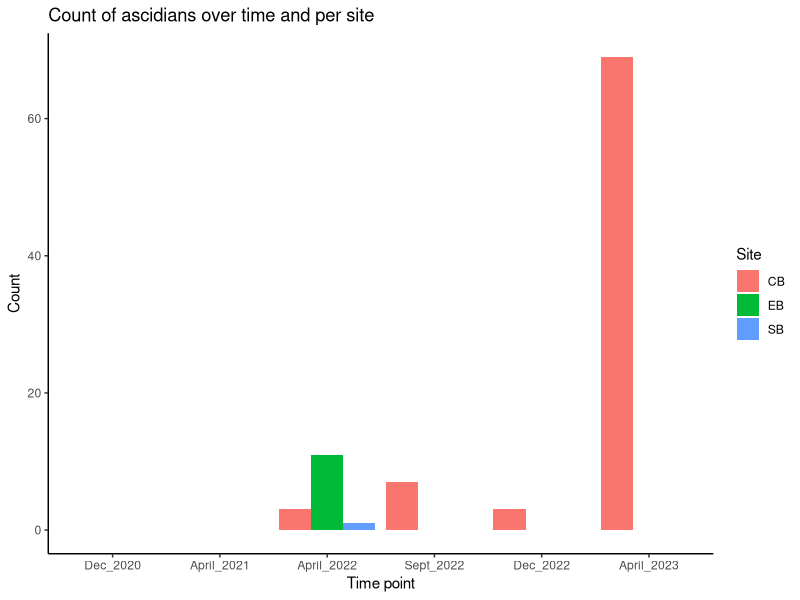

Write the R code that produced this figure.
## ---- chunk 1
rm(list=ls())
library(tidyverse)
library(dplyr)
library(readxl)
## ---- chunk 2
benthic.data <- read_excel("Benthic_cover.xlsx")
## ---- chunk 3
ascidians.full <- benthic.data[, c("Image ID", "Image name", "TP", "Site", "Transect_ID", "Transect_no", "ASCD")]
## ---- chunk 4
month_year <- strsplit(ascidians.full$TP, "_")
month <- sapply(month_year, function(x) x[1])
year <- sapply(month_year, function(x) x[2])
months <- c("January", "February", "March", "April", "May", "June", "July",
            "August", "Sept", "October", "November", "Dec") 
            # Sept and Dec because that's how they're saved in ascidians.full
month_numeric <- match(month, months)
year_numeric <- as.numeric(year)
date <- as.Date(paste(year_numeric, month_numeric, "01", sep = "-"))

# Save the date in a new column, other than TP
ascidians.full$Date <- date
## ---- chunk 5
# Summed up cover = how many is there
ascidians.sum <- ascidians.full %>%
  group_by(TP, Site, Date) %>%
  summarize(sum_cover = sum(ASCD))

# remove NAs first
ascidians.sum <- na.omit(ascidians.sum)

# order the TPs
ascidians.sum <- ascidians.sum %>%
  mutate(TP = factor(TP, levels = c("Dec_2020", "April_2021", "April_2022", "Sept_2022", "Dec_2022",  "April_2023"))) %>%
  arrange(TP)

# simple plot
ggplot(ascidians.sum, aes(x = TP, y = sum_cover, fill = Site)) +
  geom_bar(stat = "identity", position = "dodge") +
  labs(x = "Time point", y = "Count", fill = "Site") +
  ggtitle("Count of ascidians over time and per site") +
  theme_classic()


# Mean cover = on average, how many is there per TP and Site
# ascidians.mean <- 
## ---- chunk 6
# pivot table
t.cover <- benthic.data %>% pivot_longer(c(Acanthastrea:Valspp), names_to = "Genera", values_to = "Cover")

# calculate sum of cover values for each quadrat
quadrat.sum.cover <- t.cover %>%
  group_by(TP, Site, Transect_ID, Transect_no) %>%
  summarize(quadrat_sum_cover = sum(Cover)) # logically each quadrat has a cover of 100 because there are 100 points

# calculate sum of cover values for each transect - rowSums
# make new column called percent_cover - multiply by 100 to get percent
transect.percent.cover <- t.cover %>%
  group_by(TP, Site, Transect_ID) %>%
  summarize(percent_cover = sum(Cover[Genera == "ASCD"]) / sum(Cover) * 100, .groups = "drop",
            SE= sd(percent_cover)/sqrt(n()))

# SE does not work- do I need to calculate percent_cover by quadrat and then get the mean per transect?

## ---- chunk 7
# first average benthic data at transect level (average over 10 quadrats)
mean.cover.transects <- t.cover %>%
  group_by(TP, Site, Transect_ID, Genera) %>%
  summarize(mean_cover = mean(Cover))

# pivot long table back to wide
mean.cover.transects <- mean.cover.transects %>%
  pivot_wider(names_from = Genera, values_from = mean_cover)

ascd.occurr <- mean.cover.transects %>%
  mutate(ascd_occurrence = ifelse(ASCD != 0, "present", "absent"))

sum(ascd.occurr$ascd_occurrence == "present") # only 8 transects where ascidians occur

# calculate FOC for each TRANSECT_ID
transect.foc <- ascd.occurr %>%
  group_by(TP, Site, Transect_ID) %>%
  summarize(foc = (sum(ascd_occurrence == "present") / length(ascd.occurr$Transect_ID))*100)
# not sure if this length(benthic.data$Transect_no) is correct

# calculate FOC for each Site
site.foc <- ascd.occurr %>%
  group_by(TP, Site) %>%
  summarize(foc = (sum(ascd_occurrence == "present") / length(ascd.occurr$Transect_ID))*100)
# do you still use Transect_no here?

# calculate FOC per TP
TP.foc <- ascd.occurr %>%
  group_by(TP) %>%
  summarize(foc = (sum(ascd_occurrence == "present") / length(ascd.occurr$Transect_ID))*100)
